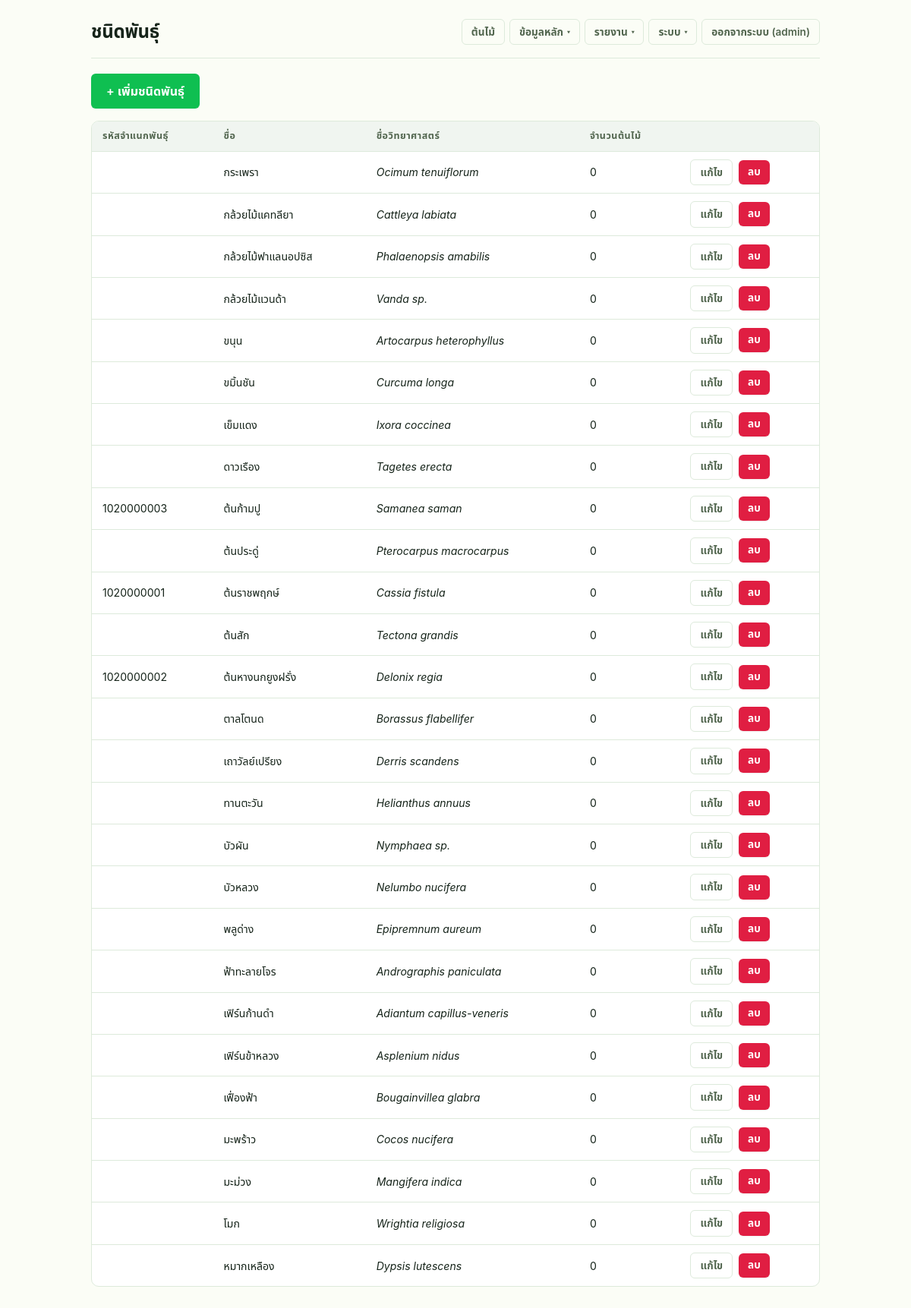
/admin/species.php (signed in), run on the app's committed database.
### tables this page shows
CREATE TABLE species (
    id                 BIGINT UNSIGNED AUTO_INCREMENT PRIMARY KEY,
    category_code      CHAR(3) NOT NULL,
    species_code       CHAR(3) NOT NULL,
    classification_id  CHAR(10) NULL UNIQUE,
    name               VARCHAR(150) NOT NULL,  
    name_en            VARCHAR(150) NULL,
    name_zh            VARCHAR(150) NULL,
    name_common        VARCHAR(150) NULL,  
    name_scientific    VARCHAR(150) NULL,  
    description        TEXT NULL,
    description_en     TEXT NULL,
    description_zh     TEXT NULL,
    care_instructions    TEXT NULL,  
    care_instructions_en TEXT NULL,
    care_instructions_zh TEXT NULL,
    characteristics     TEXT NULL,
    characteristics_en  TEXT NULL,
    characteristics_zh  TEXT NULL,
    properties          TEXT NULL,
    properties_en       TEXT NULL,
    properties_zh       TEXT NULL,
    benefits            TEXT NULL,
    benefits_en         TEXT NULL,
    benefits_zh         TEXT NULL,
    cautions            TEXT NULL,
    cautions_en         TEXT NULL,
    cautions_zh         TEXT NULL,
    part_uses           TEXT NULL,
    part_uses_en        TEXT NULL,
    part_uses_zh        TEXT NULL,
    created_at         DATETIME NOT NULL DEFAULT CURRENT_TIMESTAMP,
    updated_at         DATETIME NOT NULL DEFAULT CURRENT_TIMESTAMP ON UPDATE CURRENT_TIMESTAMP,
    CONSTRAINT fk_species_category FOREIGN KEY (category_code) REFERENCES categories(code),
    UNIQUE KEY uq_species_category_species (category_code, species_code)
);

### includes/functions.php (called while the page is built, shortened)
<?php
function e(string $value): string
{
    return htmlspecialchars($value, ENT_QUOTES, 'UTF-8');
}

### admin/species.php (the view, shortened to what this page needs)
<?php
$pdo = db();
$speciesList = $pdo->query(
    'SELECT sp.*, (SELECT COUNT(*) FROM trees t WHERE t.species_id = sp.id) AS tree_count
     FROM species sp ORDER BY sp.name ASC'
)->fetchAll();
?>
<!doctype html>
<html lang="th">
<head>
<link rel="stylesheet" href="../public/assets/css/style.css">
</head>
<body>
<div class="admin-wrap">
  <div class="topbar">
    <h1>ชนิดพันธุ์</h1>
    <?php require __DIR__ . '/_nav.php'; ?>
  </div>
  <p><a class="btn" href="species_form.php">+ เพิ่มชนิดพันธุ์</a></p>
  <div class="table-scroll">
    <table>
      <thead>
        <tr><th>รหัสจำแนกพันธุ์</th><th>ชื่อ</th><th>ชื่อวิทยาศาสตร์</th><th>จำนวนต้นไม้</th><th></th></tr>
      </thead>
      <tbody>
        <?php foreach ($speciesList as $sp): ?>
        <tr>
          <td><?= e($sp['classification_id'] ?? '') ?></td>
          <td><?= e($sp['name']) ?></td>
          <td><em><?= e($sp['name_scientific'] ?? '') ?></em></td>
          <td><?= (int) $sp['tree_count'] ?></td>
          <td>
            <div class="btn-row">
              <a class="btn-outline btn-sm" href="species_form.php?id=<?= (int) $sp['id'] ?>">แก้ไข</a>
              <?php if ((int) $sp['tree_count'] === 0): ?>
              <form class="inline" method="post" action="species_delete.php" data-confirm="ลบชนิดพันธุ์นี้ใช่หรือไม่?">
                <button class="btn btn-sm btn-danger" type="submit">ลบ</button>
              </form>
              <?php endif; ?>
            </div>
          </td>
        </tr>
        <?php endforeach; ?>
      </tbody>
    </table>
  </div>
</div>
</body>
</html>

### public/assets/css/style.css (style rules this page uses)
:root { --green-50: #e6fbea; --green-100: #c3f5cd; --green-400: #2fe273; --green-500: #0fbf51; --green-600: #0a9c43; --green-700: #077a35; --amber-100: #fff2cf; --amber-600: #a66a00; --red-100: #ffe3e6; --red-600: #e01e42; --red-700: #c11536; --blue-100: #dcf0ff; --blue-600: #0d84e8; --gray-100: #f0f5f0; --bg: #fbfdf6; --card: #ffffff; --text: #16241a; --muted: #52664f; --faint: #839280; --border: #ddeadb; --radius-sm: 6px; --radius-md: 10px; --radius-lg: 16px; --shadow-sm: 0 1px 2px rgba(20, 30, 20, 0.06); --shadow-md: 0 4px 16px rgba(20, 30, 20, 0.08); --shadow-lg: 0 12px 32px rgba(20, 30, 20, 0.12); --font: -apple-system, BlinkMacSystemFont, "Segoe UI", Roboto, "Noto Sans Thai", Arial, sans-serif; --ease: cubic-bezier(0.4, 0, 0.2, 1); }
* { box-sizing: border-box; }
html { -webkit-text-size-adjust: 100%; }
body { margin: 0; font-family: var(--font); background: var(--bg); color: var(--text); line-height: 1.5; -webkit-font-smoothing: antialiased; }
a { color: inherit; }
.btn { display: inline-flex; align-items: center; justify-content: center; gap: 6px; padding: 11px 20px; border-radius: var(--radius-sm); border: none; background: var(--green-500); color: #fff; font-family: inherit; font-size: 1rem; font-weight: 600; cursor: pointer; text-decoration: none; transition: background 0.15s var(--ease), transform 0.08s var(--ease), box-shadow 0.15s var(--ease); box-shadow: var(--shadow-sm); }
.btn-outline { display: inline-flex; align-items: center; justify-content: center; gap: 6px; padding: 11px 20px; border-radius: var(--radius-sm); border: 1.5px solid var(--border); background: transparent; color: var(--muted); font-family: inherit; font-size: 1rem; font-weight: 600; cursor: pointer; text-decoration: none; transition: background 0.15s var(--ease), color 0.15s var(--ease), border-color 0.15s var(--ease); }
.btn-sm { padding: 6px 12px; font-size: 0.85rem; border-radius: var(--radius-sm); }
.btn-danger { background: var(--red-600); }
.btn-row { display: flex; gap: 8px; align-items: center; flex-wrap: wrap; }
.admin-wrap { max-width: 1000px; margin: 24px auto 60px; padding: 0 20px; font-family: var(--font); }
.admin-wrap h1 { font-size: 1.5rem; font-weight: 800; letter-spacing: -0.01em; margin: 0; }
.admin-wrap .topbar { display: flex; justify-content: space-between; align-items: center; flex-wrap: wrap; gap: 12px; margin-bottom: 20px; padding-bottom: 16px; border-bottom: 1px solid var(--border); }
.table-scroll { overflow-x: auto; -webkit-overflow-scrolling: touch; border: 1px solid var(--border); border-radius: var(--radius-md); background: var(--card); }
.table-scroll table { min-width: 560px; }
.admin-wrap table { width: 100%; border-collapse: collapse; }
.admin-wrap th, .admin-wrap td { text-align: left; padding: 10px 14px; font-size: 0.88rem; }
.admin-wrap thead th { position: sticky; top: 0; background: var(--gray-100); color: var(--muted); font-weight: 700; font-size: 0.78rem; text-transform: uppercase; letter-spacing: 0.04em; border-bottom: 1px solid var(--border); }
.admin-wrap tbody tr { border-bottom: 1px solid var(--border); transition: background 0.1s var(--ease); }
.admin-wrap tbody tr:last-child { border-bottom: none; }
.admin-wrap form.inline { display: inline; }
.admin-wrap td { color: var(--text); }

### data on the page
species: name "กระเพรา", name_scientific "Ocimum tenuiflorum", tree_count "0"
species: name "กล้วยไม้แคทลียา", name_scientific "Cattleya labiata", tree_count "0"
species: name "กล้วยไม้ฟาแลนอปซิส", name_scientific "Phalaenopsis amabilis", tree_count "0"
species: name "กล้วยไม้แวนด้า", name_scientific "Vanda sp.", tree_count "0"
species: name "ขนุน", name_scientific "Artocarpus heterophyllus", tree_count "0"
species: name "ขมิ้นชัน", name_scientific "Curcuma longa", tree_count "0"
species: name "เข็มแดง", name_scientific "Ixora coccinea", tree_count "0"
species: name "ดาวเรือง", name_scientific "Tagetes erecta", tree_count "0"
species: classification "1020000003", name "ต้นก้ามปู", name_scientific "Samanea saman", tree_count "0"
species: name "ต้นประดู่", name_scientific "Pterocarpus macrocarpus", tree_count "0"
species: classification "1020000001", name "ต้นราชพฤกษ์", name_scientific "Cassia fistula", tree_count "0"
species: name "ต้นสัก", name_scientific "Tectona grandis", tree_count "0"
species: classification "1020000002", name "ต้นหางนกยูงฝรั่ง", name_scientific "Delonix regia", tree_count "0"
species: name "ตาลโตนด", name_scientific "Borassus flabellifer", tree_count "0"
species: name "เถาวัลย์เปรียง", name_scientific "Derris scandens", tree_count "0"
species: name "ทานตะวัน", name_scientific "Helianthus annuus", tree_count "0"
species: name "บัวผัน", name_scientific "Nymphaea sp.", tree_count "0"
species: name "บัวหลวง", name_scientific "Nelumbo nucifera", tree_count "0"
species: name "พลูด่าง", name_scientific "Epipremnum aureum", tree_count "0"
species: name "ฟ้าทะลายโจร", name_scientific "Andrographis paniculata", tree_count "0"
species: name "เฟิร์นก้านดำ", name_scientific "Adiantum capillus-veneris", tree_count "0"
species: name "เฟิร์นข้าหลวง", name_scientific "Asplenium nidus", tree_count "0"
species: name "เฟื่องฟ้า", name_scientific "Bougainvillea glabra", tree_count "0"
species: name "มะพร้าว", name_scientific "Cocos nucifera", tree_count "0"
species: name "มะม่วง", name_scientific "Mangifera indica", tree_count "0"
species: name "โมก", name_scientific "Wrightia religiosa", tree_count "0"
species: name "หมากเหลือง", name_scientific "Dypsis lutescens", tree_count "0"

### other printed values
$groupLabel "ข้อมูลหลัก"
$groupLabel "รายงาน"
$groupLabel "ระบบ"
$_SESSION['admin_username'] "admin"
